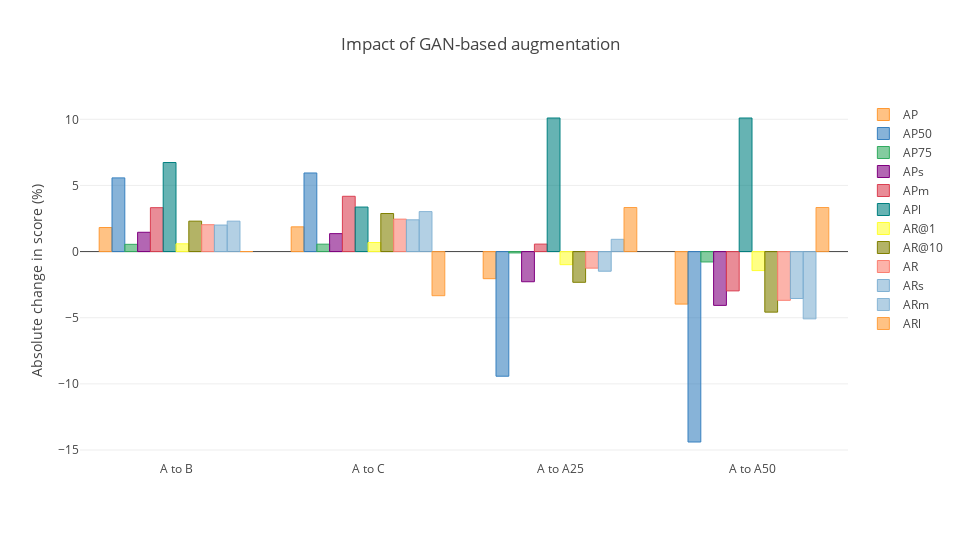

The notebook cell saved with this chart:
### Code cell
layout = {
    "title": "Impact of GAN-based augmentation",
    "yaxis": {
        "title": "Absolute change in score (%)"
    },
    "width": 960,
    "height": 540
}
fig = df_combined.iplot(kind = "bar", y = ["AP", "AP50", "AP75", "APs", "APm", "APl", "AR@1", "AR@10", "AR", "ARs", "ARm", "ARl"], layout = layout, asFigure = True)
py.offline.iplot(fig, show_link = False, config = config)

### Figure 1 — Plotly figure (JSON) as saved in the notebook; plotly's stock layout.template omitted (floating-point values rounded to 4 significant figures)
{"data": [{"marker": {"color": "rgba(255, 153, 51, 0.6)", "line": {"color": "rgba(255, 153, 51, 1.0)", "width": 1}}, "name": "AP", "orientation": "v", "text": "", "type": "bar", "uid": "bb6cfdc0-919d-4bd4-9bc4-4b2b7358e7c1", "x": ["A to B", "A to C", "A to A25", "A to A50"], "y": [1.819, 1.87, -2.048, -3.969]}, {"marker": {"color": "rgba(55, 128, 191, 0.6)", "line": {"color": "rgba(55, 128, 191, 1.0)", "width": 1}}, "name": "AP50", "orientation": "v", "text": "", "type": "bar", "uid": "514fda84-65ef-4820-a309-0245131b105e", "x": ["A to B", "A to C", "A to A25", "A to A50"], "y": [5.571, 5.944, -9.421, -14.39]}, {"marker": {"color": "rgba(50, 171, 96, 0.6)", "line": {"color": "rgba(50, 171, 96, 1.0)", "width": 1}}, "name": "AP75", "orientation": "v", "text": "", "type": "bar", "uid": "34154063-bac1-4433-99ee-79370e939d7f", "x": ["A to B", "A to C", "A to A25", "A to A50"], "y": [0.5492, 0.561, -0.1015, -0.7841]}, {"marker": {"color": "rgba(128, 0, 128, 0.6)", "line": {"color": "rgba(128, 0, 128, 1.0)", "width": 1}}, "name": "APs", "orientation": "v", "text": "", "type": "bar", "uid": "50bf9090-9ed3-400d-a34f-964cae01f679", "x": ["A to B", "A to C", "A to A25", "A to A50"], "y": [1.46, 1.358, -2.279, -4.067]}, {"marker": {"color": "rgba(219, 64, 82, 0.6)", "line": {"color": "rgba(219, 64, 82, 1.0)", "width": 1}}, "name": "APm", "orientation": "v", "text": "", "type": "bar", "uid": "7ef62d21-13f1-4f80-9f12-add431c713d5", "x": ["A to B", "A to C", "A to A25", "A to A50"], "y": [3.32, 4.181, 0.5663, -2.971]}, {"marker": {"color": "rgba(0, 128, 128, 0.6)", "line": {"color": "rgba(0, 128, 128, 1.0)", "width": 1}}, "name": "APl", "orientation": "v", "text": "", "type": "bar", "uid": "192664dd-8e13-41f5-b56a-c9a8aa31c28b", "x": ["A to B", "A to C", "A to A25", "A to A50"], "y": [6.733, 3.366, 10.1, 10.1]}, {"marker": {"color": "rgba(255, 255, 51, 0.6)", "line": {"color": "rgba(255, 255, 51, 1.0)", "width": 1}}, "name": "AR@1", "orientation": "v", "text": "", "type": "bar", "uid": "b2e465a2-9157-45fa-a2fd-4acc2a61e51e", "x": ["A to B", "A to C", "A to A25", "A to A50"], "y": [0.59, 0.6872, -0.9887, -1.436]}, {"marker": {"color": "rgba(128, 128, 0, 0.6)", "line": {"color": "rgba(128, 128, 0, 1.0)", "width": 1}}, "name": "AR@10", "orientation": "v", "text": "", "type": "bar", "uid": "72f71b02-d992-4b84-af3c-26e60c1887a0", "x": ["A to B", "A to C", "A to A25", "A to A50"], "y": [2.301, 2.878, -2.321, -4.577]}, {"marker": {"color": "rgba(251, 128, 114, 0.6)", "line": {"color": "rgba(251, 128, 114, 1.0)", "width": 1}}, "name": "AR", "orientation": "v", "text": "", "type": "bar", "uid": "ca89b3b2-7c76-43f2-9b15-a3b3b467c93e", "x": ["A to B", "A to C", "A to A25", "A to A50"], "y": [2.032, 2.454, -1.251, -3.682]}, {"marker": {"color": "rgba(128, 177, 211, 0.6)", "line": {"color": "rgba(128, 177, 211, 1.0)", "width": 1}}, "name": "ARs", "orientation": "v", "text": "", "type": "bar", "uid": "cb6731d5-7395-4b99-a22c-499826458e6c", "x": ["A to B", "A to C", "A to A25", "A to A50"], "y": [2.006, 2.401, -1.483, -3.544]}, {"marker": {"color": "rgba(128, 177, 211, 0.6)", "line": {"color": "rgba(128, 177, 211, 0.8999999999999999)", "width": 1}}, "name": "ARm", "orientation": "v", "text": "", "type": "bar", "uid": "fc35ef2d-3a0f-4aef-af95-c50b759d6418", "x": ["A to B", "A to C", "A to A25", "A to A50"], "y": [2.302, 3.024, 0.9278, -5.086]}, {"marker": {"color": "rgba(255, 153, 51, 0.6)", "line": {"color": "rgba(255, 153, 51, 0.8999999999999999)", "width": 1}}, "name": "ARl", "orientation": "v", "text": "", "type": "bar", "uid": "c3db7fbb-74e0-4a85-92a6-d9362123317b", "x": ["A to B", "A to C", "A to A25", "A to A50"], "y": [0, -3.333, 3.333, 3.333]}], "layout": {"height": 540, "title": {"text": "Impact of GAN-based augmentation"}, "width": 960, "yaxis": {"title": {"text": "Absolute change in score (%)"}}}}
